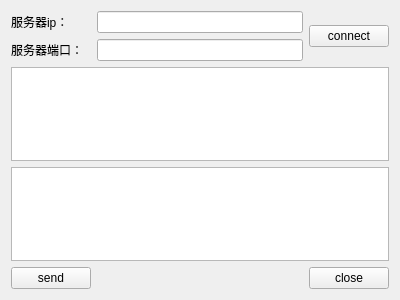
<?xml version="1.0" encoding="UTF-8"?>
<ui version="4.0">
 <class>ClientWidget</class>
 <widget class="QWidget" name="ClientWidget">
  <property name="geometry">
   <rect>
    <x>0</x>
    <y>0</y>
    <width>400</width>
    <height>300</height>
   </rect>
  </property>
  <property name="windowTitle">
   <string>Form</string>
  </property>
  <layout class="QGridLayout" name="gridLayout">
   <item row="0" column="0">
    <widget class="QLabel" name="label">
     <property name="text">
      <string>服务器ip：</string>
     </property>
    </widget>
   </item>
   <item row="0" column="1">
    <widget class="QLineEdit" name="lineEditIP"/>
   </item>
   <item row="0" column="2" rowspan="2">
    <widget class="QPushButton" name="buttonConnect">
     <property name="text">
      <string>connect</string>
     </property>
    </widget>
   </item>
   <item row="1" column="0">
    <widget class="QLabel" name="label_2">
     <property name="text">
      <string>服务器端口：</string>
     </property>
    </widget>
   </item>
   <item row="1" column="1">
    <widget class="QLineEdit" name="lineEditPort"/>
   </item>
   <item row="2" column="0" colspan="3">
    <widget class="QTextBrowser" name="textEditRead"/>
   </item>
   <item row="3" column="0" colspan="3">
    <widget class="QTextBrowser" name="textEditWrite">
     <property name="readOnly">
      <bool>false</bool>
     </property>
    </widget>
   </item>
   <item row="4" column="0">
    <widget class="QPushButton" name="buttonSend">
     <property name="text">
      <string>send</string>
     </property>
    </widget>
   </item>
   <item row="4" column="1">
    <spacer name="horizontalSpacer">
     <property name="orientation">
      <enum>Qt::Horizontal</enum>
     </property>
     <property name="sizeHint" stdset="0">
      <size>
       <width>217</width>
       <height>20</height>
      </size>
     </property>
    </spacer>
   </item>
   <item row="4" column="2">
    <widget class="QPushButton" name="buttonClose">
     <property name="text">
      <string>close</string>
     </property>
    </widget>
   </item>
  </layout>
 </widget>
 <resources/>
 <connections/>
</ui>
